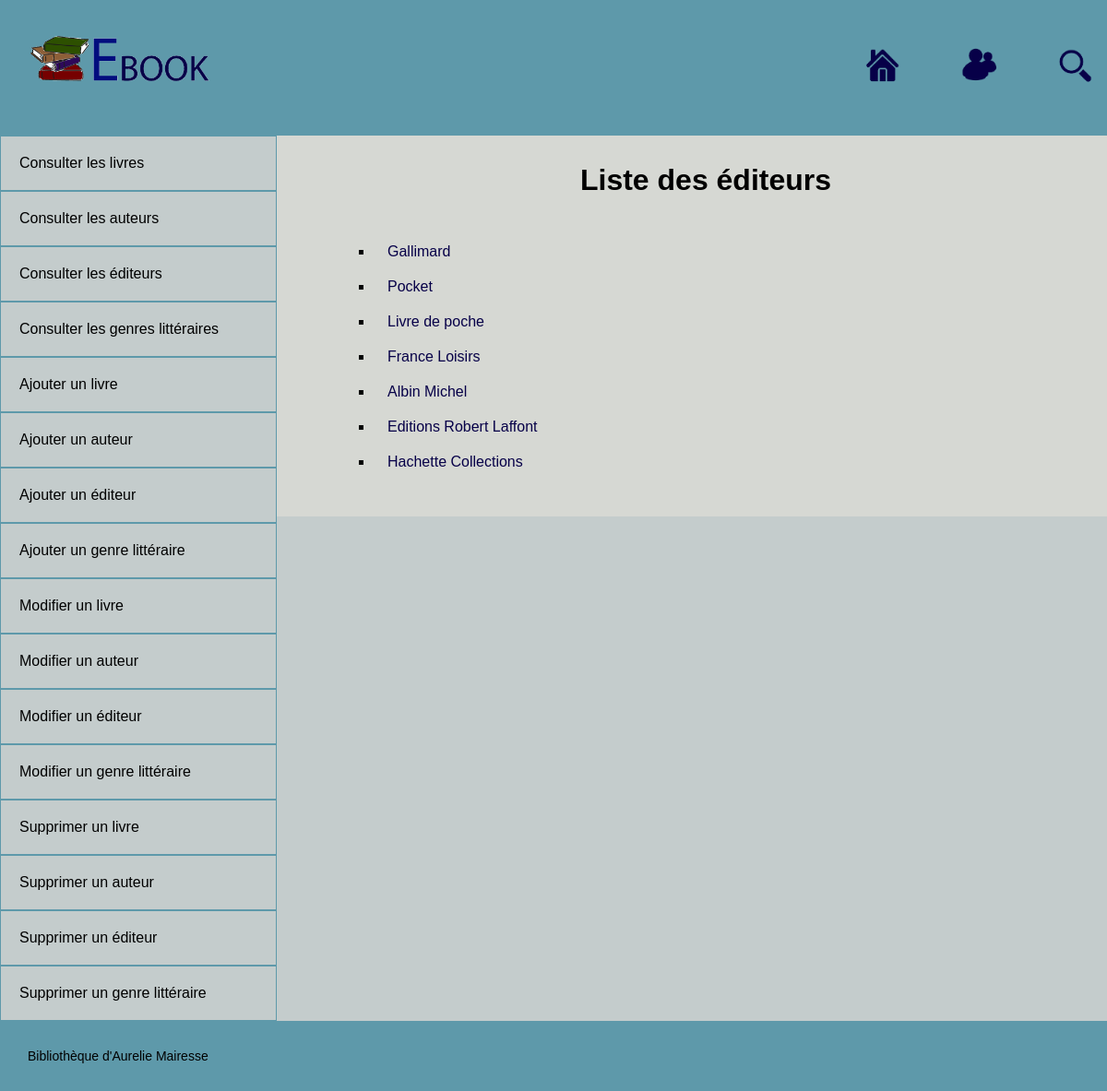
The page /index.php?a=index&e=editors on the database its author committed.
### tables this page shows
CREATE TABLE IF NOT EXISTS `editors` (
  `id` int(10) unsigned NOT NULL AUTO_INCREMENT,
  `name` varchar(255) NOT NULL,
  `url` varchar(255) DEFAULT NULL,
  `logo` varchar(255) DEFAULT NULL,
  `summary` text,
  `nationality_id` int(10) unsigned DEFAULT NULL,
  `created_at` timestamp NOT NULL DEFAULT CURRENT_TIMESTAMP,
  `updated_at` timestamp NULL DEFAULT NULL,
  PRIMARY KEY (`id`),
  KEY `nationality_id` (`nationality_id`),
  KEY `nationality_id_2` (`nationality_id`)
);

### index.php (called while the page is built, shortened)
<?php
$a = isset($_REQUEST["a"]) ? $_REQUEST["a"] : "index";
$controller = new $controllerName();
$datas = call_user_func([$controller, $a]);
include("views/view.php");

### models/Model.php (called while the page is built, shortened)
<?php
class Model{
		protected $table = "";
		protected $cn = null;
		public function __construct(){
			$dbConfig = parse_ini_file("db.ini");
			$PDOOptions = [
					\PDO::ATTR_DEFAULT_FETCH_MODE => \PDO::FETCH_OBJ,
					\PDO::ATTR_ERRMODE => \PDO::ERRMODE_EXCEPTION
			];
			try{
				$dsn = sprintf("%s:host=%s;dbname=%s", $dbConfig["driver"], $dbConfig["host"], $dbConfig["dbname"]);
				$this->cn = new \PDO($dsn, $dbConfig["username"], $dbConfig["password"], $PDOOptions);
				$this->cn->query("SET CHARACTER SET UTF8");
				$this->cn->query("SET NAMES UTF8");
			}catch(\PDOException $e){
				die($e->getMessage());
			}
		}
		public function all(){
			$sql = "SELECT * FROM $this->table";
			$pdoStmt = $this->cn->query($sql);
			return $pdoStmt->fetchAll();
		}
}

### controllers/EditorsController.php (called while the page is built, shortened)
<?php
class EditorsController{
	private $editors_model = null;
	public function __construct(){
		$this->editors_model = new Editors();
	}
	public function index(){
		$data["editors"] = $this->editors_model->all();
		$data["view"] = "views/indexEditors.php";
		return $data;
	}
}

### views/indexEditors.php (the view)
<div class="navList">
	<h1> Liste des éditeurs </h1>
	<ul>
		<?php foreach($datas["editors"] as $editor): ?>
			<li> <a href="index.php?a=show&e=editors&id=<?php echo $editor->id; ?>&with=books,authors,types">
				<?php echo $editor->name; ?> </a> </li>
		<?php endforeach; ?>
	</ul>
</div>

### css/screen.css (style rules this page uses)
* { margin: 0; padding:0; }
html { background-color: #BCC1B2; }
body { margin: 0 auto; width : 1230px; font-family: "Century Gothic",CenturyGothic,AppleGothic,sans-serif; font-size: 16px; box-shadow: 0px 0px 7px rgba(0,0,0,0.7); }
h1 { text-align: center; padding-bottom: 50px; }
.navList ul { padding-left: 75px; }
.navList li { list-style-type: square; padding-bottom: 20px; padding-left: 15px; }
.navList a { text-decoration: none; color : #070048; }

### rows shown on the page
editors: name "Gallimard"
editors: name "Pocket"
editors: name "Livre de poche"
editors: name "France Loisirs"
editors: name "Albin Michel"
editors: name "Editions Robert Laffont"
editors: name "Hachette Collections"
